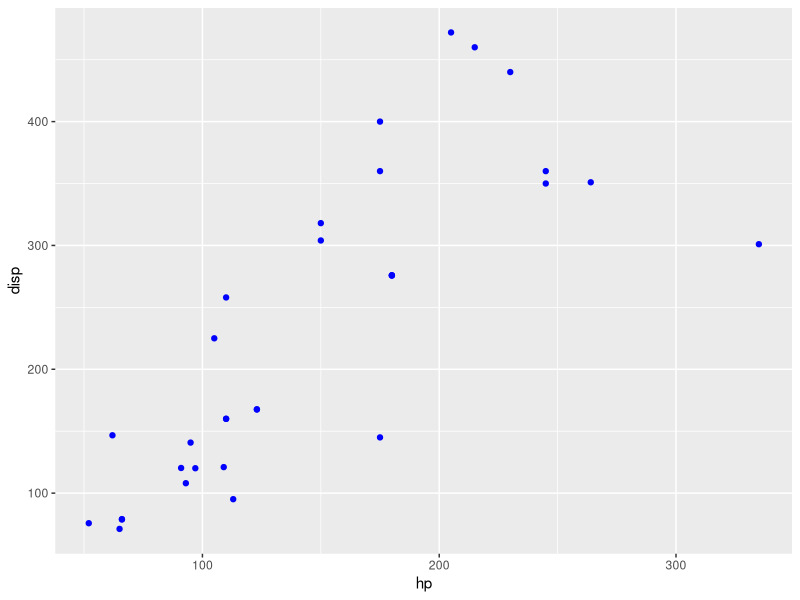

This chart was generated by the following R code:
## ---- chunk 1
knitr::opts_chunk$set(echo = TRUE)
## ---- chunk 2
#Load Data
data("mtcars")
str(mtcars)
## ---- chunk 3
#Select aes
library(tidyverse)
fig <- ggplot(mtcars, aes(x=hp, y = disp))
## ---- chunk 4
#Add finishing details
fig + geom_point(color = "blue")
